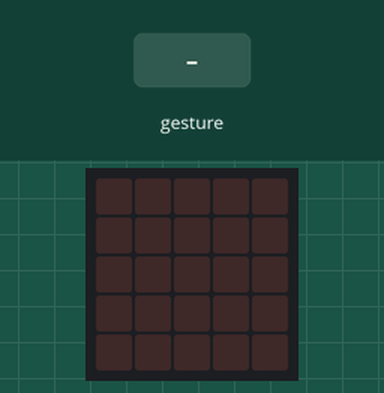
This program was run on a simulated BBC micro:bit (MakeCode). Shown: the board's 5×5 LED display. The inputs (shaded band) are chosen by the test bench. A tilt is held for 1.5 s and a shake lasts 1 s, then the board lies face up again.

Above: at 1.2 s.
1.3 s: gesture 'tilt right'
At 2.6 s:
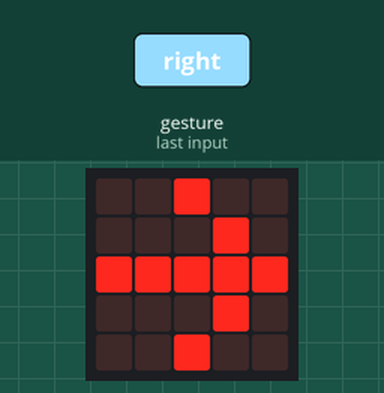
2.9 s: gesture 'tilt left'
At 3.8 s:
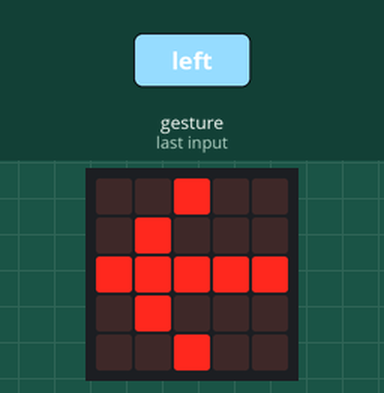
4.4 s: gesture 'logo down'
At 5.0 s:
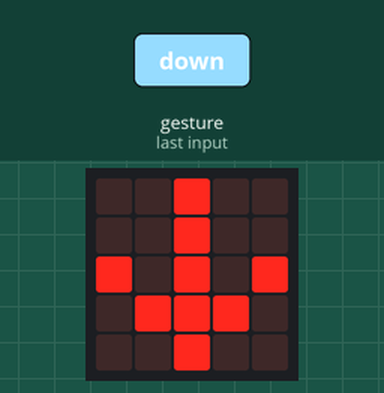
6.0 s: gesture 'logo up'
At 7.4 s:
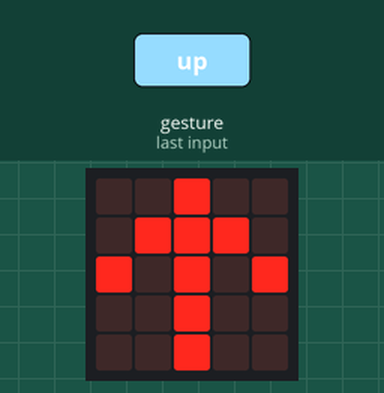
Timing chart, 0 to 8.5 s (numbered marks = the images above; inputs shaded):
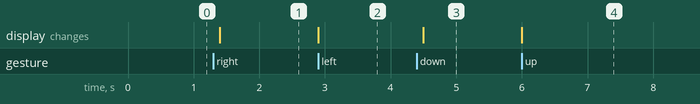

The program:

main.ts
```typescript
input.onGesture(Gesture.TiltRight, function () {
    basic.showLeds(`
        . . # . .
        . . . # .
        # # # # #
        . . . # .
        . . # . .
        `)
})
input.onGesture(Gesture.TiltLeft, function () {
    basic.showLeds(`
        . . # . .
        . # . . .
        # # # # #
        . # . . .
        . . # . .
        `)
})
input.onGesture(Gesture.LogoDown, function () {
    basic.showLeds(`
        . . # . .
        . . # . .
        # . # . #
        . # # # .
        . . # . .
        `)
})
input.onGesture(Gesture.LogoUp, function () {
    basic.showLeds(`
        . . # . .
        . # # # .
        # . # . #
        . . # . .
        . . # . .
        `)
})
```

test.ts
```typescript
// 테스트는 여기로 이동합니다; 이 패키지가 확장으로 사용될 때 컴파일되지 않을 것 입니다.
```

Measured:
- after the input at 1.3 s, the display: changes after 0.10 s (image 1)
- after the input at 2.9 s, the display: changes at once (image 2)
- after the input at 4.4 s, the display: changes after 0.10 s (image 3)
- after the input at 6.0 s, the display: changes at once (image 4)
